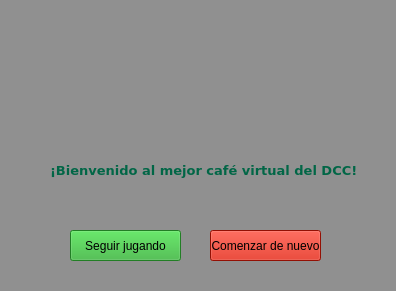
<?xml version="1.0" encoding="UTF-8"?>
<ui version="4.0">
 <class>Ventana_inicio</class>
 <widget class="QWidget" name="Ventana_inicio">
  <property name="geometry">
   <rect>
    <x>0</x>
    <y>0</y>
    <width>396</width>
    <height>291</height>
   </rect>
  </property>
  <property name="minimumSize">
   <size>
    <width>396</width>
    <height>291</height>
   </size>
  </property>
  <property name="maximumSize">
   <size>
    <width>396</width>
    <height>291</height>
   </size>
  </property>
  <property name="windowTitle">
   <string>Form</string>
  </property>
  <property name="autoFillBackground">
   <bool>false</bool>
  </property>
  <property name="styleSheet">
   <string notr="true">background-color: rgb(144, 144, 144);</string>
  </property>
  <widget class="QLabel" name="dcc_cafe">
   <property name="geometry">
    <rect>
     <x>60</x>
     <y>40</y>
     <width>261</width>
     <height>91</height>
    </rect>
   </property>
   <property name="text">
    <string/>
   </property>
   <property name="pixmap">
    <pixmap>sprites/otros/logo_negro.png</pixmap>
   </property>
   <property name="scaledContents">
    <bool>true</bool>
   </property>
  </widget>
  <widget class="QLabel" name="label_bienvenida">
   <property name="geometry">
    <rect>
     <x>50</x>
     <y>150</y>
     <width>311</width>
     <height>41</height>
    </rect>
   </property>
   <property name="font">
    <font>
     <family>Verdana</family>
     <pointsize>10</pointsize>
     <weight>75</weight>
     <bold>true</bold>
    </font>
   </property>
   <property name="styleSheet">
    <string notr="true">color: rgb(1, 102, 70);</string>
   </property>
   <property name="text">
    <string>¡Bienvenido al mejor café virtual del DCC!</string>
   </property>
  </widget>
  <widget class="QPushButton" name="seguir_jugando_button">
   <property name="geometry">
    <rect>
     <x>70</x>
     <y>230</y>
     <width>111</width>
     <height>31</height>
    </rect>
   </property>
   <property name="styleSheet">
    <string notr="true">background-color: rgb(48, 177, 52);</string>
   </property>
   <property name="text">
    <string>Seguir jugando</string>
   </property>
  </widget>
  <widget class="QPushButton" name="comenzar_de_nuevo_button">
   <property name="geometry">
    <rect>
     <x>210</x>
     <y>230</y>
     <width>111</width>
     <height>31</height>
    </rect>
   </property>
   <property name="styleSheet">
    <string notr="true">background-color: rgb(206, 22, 5);</string>
   </property>
   <property name="text">
    <string>Comenzar de nuevo</string>
   </property>
  </widget>
 </widget>
 <resources/>
 <connections>
  <connection>
   <sender>seguir_jugando_button</sender>
   <signal>clicked()</signal>
   <receiver>Ventana_inicio</receiver>
   <slot>continuar_partida()</slot>
   <hints>
    <hint type="sourcelabel">
     <x>125</x>
     <y>245</y>
    </hint>
    <hint type="destinationlabel">
     <x>197</x>
     <y>149</y>
    </hint>
   </hints>
  </connection>
  <connection>
   <sender>comenzar_de_nuevo_button</sender>
   <signal>clicked()</signal>
   <receiver>Ventana_inicio</receiver>
   <slot>empezar_nueva_partida()</slot>
   <hints>
    <hint type="sourcelabel">
     <x>265</x>
     <y>245</y>
    </hint>
    <hint type="destinationlabel">
     <x>197</x>
     <y>149</y>
    </hint>
   </hints>
  </connection>
 </connections>
 <slots>
  <slot>continuar_partida()</slot>
  <slot>empezar_nueva_partida()</slot>
  <slot>Posicion_mouse()</slot>
  <slot>slot1()</slot>
 </slots>
</ui>
